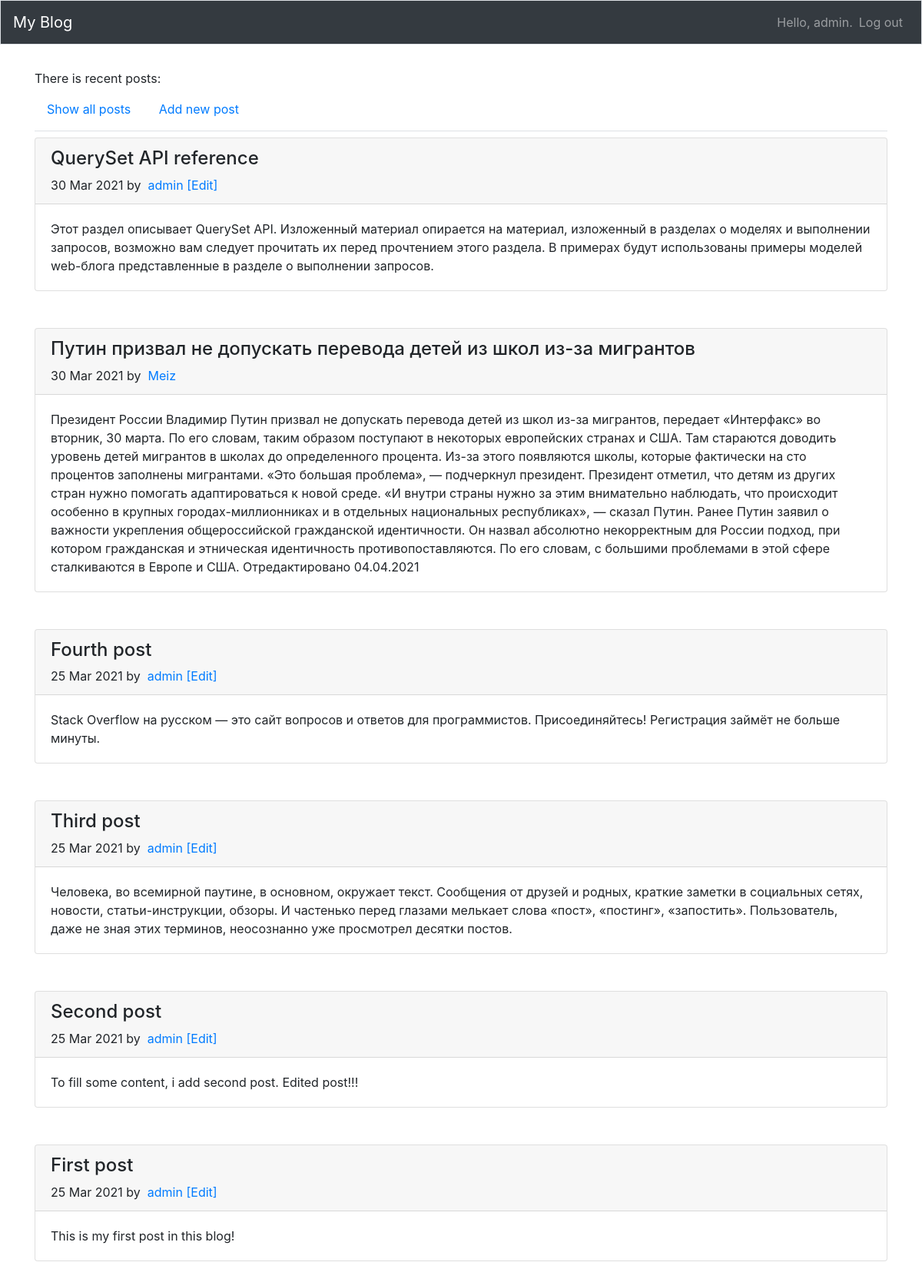
The app's page /?show_all=True (signed in) with its own data.
### blogs/models.py (models this page shows, shortened)
class BlogPost(models.Model):
    owner = models.ForeignKey(User, on_delete=models.CASCADE)
    title = models.CharField(max_length=100)
    text = models.TextField()
    date_added = models.DateTimeField(auto_now_add=True)

### blogs/views.py (the view)
# urls.py: path('', views.summary, name='summary'),
def summary(request):
    try:
        show_all = True if request.GET['show_all'] == 'True' else False
    except KeyError:
        show_all = False
    if show_all:
        posts = BlogPost.objects.order_by('-date_added')
    else:
        posts = []
        for user in User.objects.all():
            posts += BlogPost.objects.filter(owner=user).order_by('-date_added')[:1]
    context = {'posts': posts}
    return render(request, 'blogs/index.html', context)

### blogs/templates/blogs/index.html
{% extends 'blogs/base.html' %}
{% load bootstrap4 %}
{% block page_header %}
    <div class="nav-item align-content-lg-center">
        <span class="navbar-text">There is recent posts: </span>
    </div>
    <div class="nav-item d-inline-flex">
        <a class="nav-link" href="{% url 'blogs:summary' %}?show_all=True">Show all posts</a>
    </div>
    <div class="nav-item d-inline-flex">
        {% if user.is_authenticated %}
            <a class="nav-link" href="{% url 'blogs:new_post' %}">Add new post</a>
        {% endif %}
    </div>
{% endblock page_header %}
{% block content %}
<div>
      {% for post in posts %}
        <div class="card mb-5">
          <div class="card-header">
              <h4>{{ post.title }}</h4>
              <span class="d-inline-flex">
                  {{ post.date_added|date:'d M Y' }}
              </span>
              <span class="d-inline-flex mr-auto">
                by &nbsp;
                <a href="{% url 'blogs:users_posts' %}?user={{ post.owner }}"
                   title="Все посты {{ post.owner }}">
                    {{ post.owner }}
                </a>
              </span>
              {% if post.owner.id == user.id %}
                <span class="d-inline-flex">
                    <a href="{% url 'blogs:edit_post' %}?post_id={{ post.id }}">[Edit]</a>
                </span>
              {% endif %}
          </div>
          <div class="card-body">
            {{ post.text }}
          </div>
        </div>
      {% empty %}
        <p>No posts yet</p>
      {% endfor %}
</div>
{% endblock content %}

### blogs/templates/blogs/base.html (shortened to what this page needs)
{% load bootstrap4 %}
<!doctype html>
<html lang="en">
<head>
    {% bootstrap_css %}
</head>
<body>
    <nav class="navbar navbar-expand-md navbar-dark bg-dark mb-4 border">
        <a class="navbar-brand" href="{%  url 'blogs:summary' %}">My Blog</a>
        <div class="collapse navbar-collapse" id="navbarCollapse">
            <ul class="navbar-nav ml-auto">
                {% if user.is_authenticated %}
                    <li class="nav-item">
                        <span class="navbar-text"> Hello, {{ user.username }}.</span>
                    </li>
                    <li class="nav-item">
                        <a class="nav-link" href="{% url 'users:logout' %}">Log out</a>
                    </li>
                {% else %}
                    <a class="nav-link" href="{% url 'users:login' %}">Log in</a>
                    <span class="navbar-text"> or </span>
                    <a class="nav-link" href="{% url 'users:register' %}">Register</a>
                {% endif %}
            </ul>
        </div>
    </nav>
    <main role="main" class="container">
        <div class="pb-2 mb-2 border-bottom">
            {% block page_header %}{% endblock page_header %}
        </div>
        <div>
            {% block content %}{% endblock content %}
        </div>
    </main>
</body>
</html>

### records on screen
BlogPost: title "QuerySet API reference", date_added "30 Mar 2021", owner "admin", text "Этот раздел описывает QuerySet API. Изложенный материал опирается на материал, изложенный в разделах о моделях и выполнении запросов, возможно вам следует прочитать их перед прочтением этого раздела. В примерах будут использованы примеры моделей web-блога представленные в разделе о выполнении запросов."
BlogPost: title "Путин призвал не допускать перевода детей из школ из-за мигрантов", date_added "30 Mar 2021", owner "Meiz", text "Президент России Владимир Путин призвал не допускать перевода детей из школ из-за мигрантов, передает «Интерфакс» во вторник, 30 марта. По его словам, таким образом поступают в некоторых европейских странах и США. Там стараются доводить уровень детей мигрантов в школах до определенного процента. Из-за этого появляются школы, которые фактически на сто процентов заполнены мигрантами. «Это большая проблема», — подчеркнул президент. Президент отметил, что детям из других стран нужно помогать адаптироваться к новой среде. «И внутри страны нужно за этим внимательно наблюдать, что происходит особенно в крупных городах-миллионниках и в отдельных национальных республиках», — сказал Путин. Ранее…"
BlogPost: title "Fourth post", date_added "25 Mar 2021", owner "admin", text "Stack Overflow на русском — это сайт вопросов и ответов для программистов. Присоединяйтесь! Регистрация займёт не больше минуты."
BlogPost: title "Third post", date_added "25 Mar 2021", owner "admin", text "Человека, во всемирной паутине, в основном, окружает текст. Сообщения от друзей и родных, краткие заметки в социальных сетях, новости, статьи-инструкции, обзоры. И частенько перед глазами мелькает слова «пост», «постинг», «запостить». Пользователь, даже не зная этих терминов, неосознанно уже просмотрел десятки постов."
BlogPost: title "Second post", date_added "25 Mar 2021", owner "admin", text "To fill some content, i add second post. Edited post!!!"
BlogPost: title "First post", date_added "25 Mar 2021", owner "admin", text "This is my first post in this blog!"

### other values on screen
{{ user.username }} "admin"
